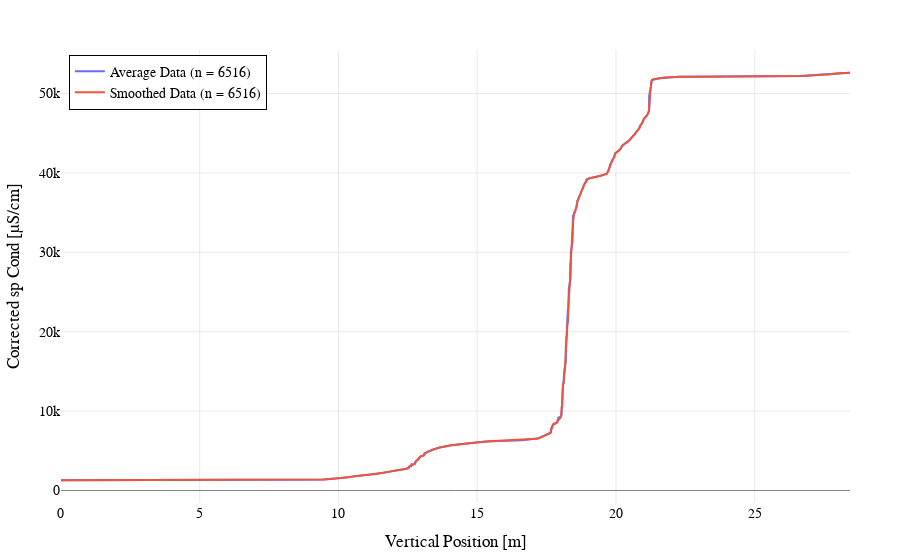

Here is the notebook cell this chart was saved with:
### Code cell
plots.plot_data(x_ave, y_ave, 
                secondary_x=x_ave, secondary_y=y_smoothed,
                trace_names=['Average Data', 'Smoothed Data'],
                enable_error_y=False  
                )

### Figure 1 — Plotly figure (JSON) as saved in the notebook; plotly's stock layout.template omitted (floating-point values rounded to 4 significant figures; data arrays with more than 128 entries replaced by an {"elided": "..."} marker saying what was removed)
{"data": [{"mode": "lines", "name": "Average Data (n = 6516)", "type": "scatter", "x": {"elided": "6516 float values"}, "y": {"elided": "6516 float values"}}, {"mode": "lines", "name": "Smoothed Data (n = 6516)", "type": "scatter", "x": {"elided": "6516 float values"}, "y": {"elided": "6516 float values"}}], "layout": {"font": {"color": "black", "family": "Arial, sans-serif", "size": 14}, "legend": {"bgcolor": "rgba(255, 255, 255, 0.8)", "bordercolor": "black", "borderwidth": 1, "x": 0.01, "xanchor": "left", "y": 0.99, "yanchor": "top"}, "margin": {"b": 50, "l": 50, "r": 50, "t": 50}, "title": {"text": "", "x": 0.5, "xanchor": "center", "y": 0.95, "yanchor": "top"}, "xaxis": {"gridcolor": "LightGray", "gridwidth": 0.5, "showgrid": true, "title": {"text": "Vertical Position [m]"}, "zeroline": true, "zerolinecolor": "Gray", "zerolinewidth": 1}, "yaxis": {"gridcolor": "LightGray", "gridwidth": 0.5, "showgrid": true, "title": {"text": "Corrected sp Cond [µS/cm]"}, "zeroline": true, "zerolinecolor": "Gray", "zerolinewidth": 1}}}
